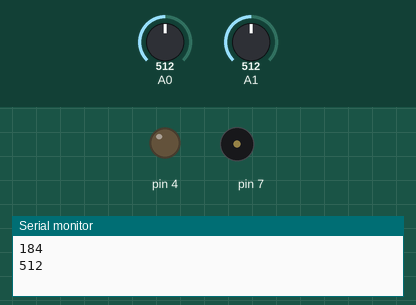
Recording of a sketch running on a simulated Arduino Uno, built with avr-gcc and run on an emulated ATmega328P. Parts: output pins drawn as LEDs (lit = HIGH), buzzer (waves = sounding), the last lines printed to the serial monitor. The test bench sets the inputs (shaded band); at power-on: A1 = 512, A0 = 512.

Above: at 1.8 s.
1.9 s: A1 set to 158
6.0 s: A1 set to 131
At 7.8 s:
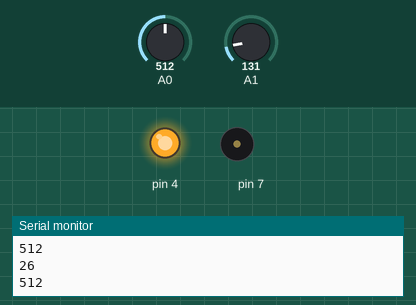
9.6 s: A0 set to 408
13.1 s: A0 set to 381
14.6 s: A1 set to 306
At 16.4 s:
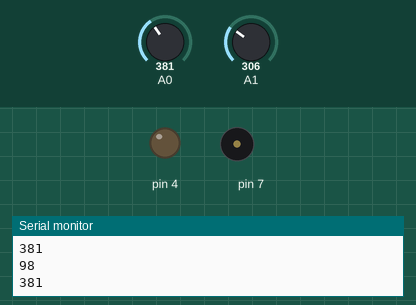
17.5 s: A1 set to 122
At 19.9 s:
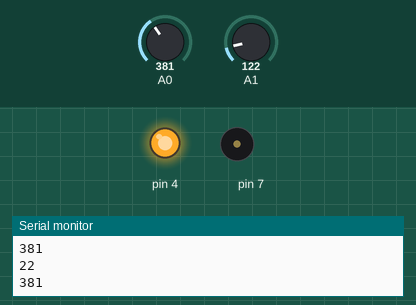
Timing chart, 0 to 21.4 s (numbered marks = the images above; inputs shaded):
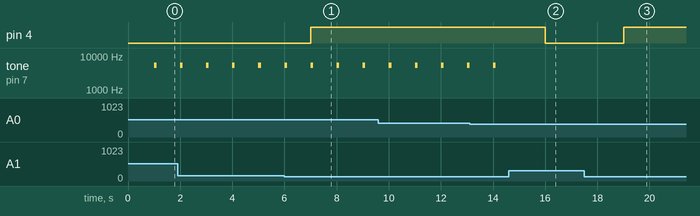

Measured:
- the behaviour switches between 143 and 142 on A1 (found by bisection; images 0 and 1)
- after the input at 6.0 s, pin 4: LOW → HIGH after 1.0 s
- after the input at 14.6 s, pin 4: HIGH → LOW after 1.4 s
- after the input at 17.5 s, pin 4: LOW → HIGH after 1.5 s
- by itself, tone on pin 7: alternates 5274 Hz for 0.10 s and silent for 0.90 s

The sketch:

smokeDetector.ino
```cpp
// C++ code
//
int gasSensor = 0;

int temperature = 0;

void setup()
{
  pinMode(A0, INPUT);
  pinMode(A1, INPUT);
  Serial.begin(9600);
  pinMode(7, OUTPUT);
  pinMode(7, OUTPUT);
  pinMode(4, OUTPUT);
}

void loop()
{
  gasSensor = analogRead(A0);
  temperature = map(((analogRead(A1) - 20) * 3.04), 0, 1023, -20, 120);
  delay(1000); // Wait for 1000 millisecond(s)
  Serial.println(temperature);
  Serial.println(gasSensor);
  if (gasSensor >= 400) {
    tone(7, 5274, 100); // play tone 100 (E8 = 5274 Hz)
  } else {
    digitalWrite(7, LOW);
  }
  if (temperature <= 30) {
    digitalWrite(4, HIGH);
  } else {
    digitalWrite(4, LOW);
  }
}
```
